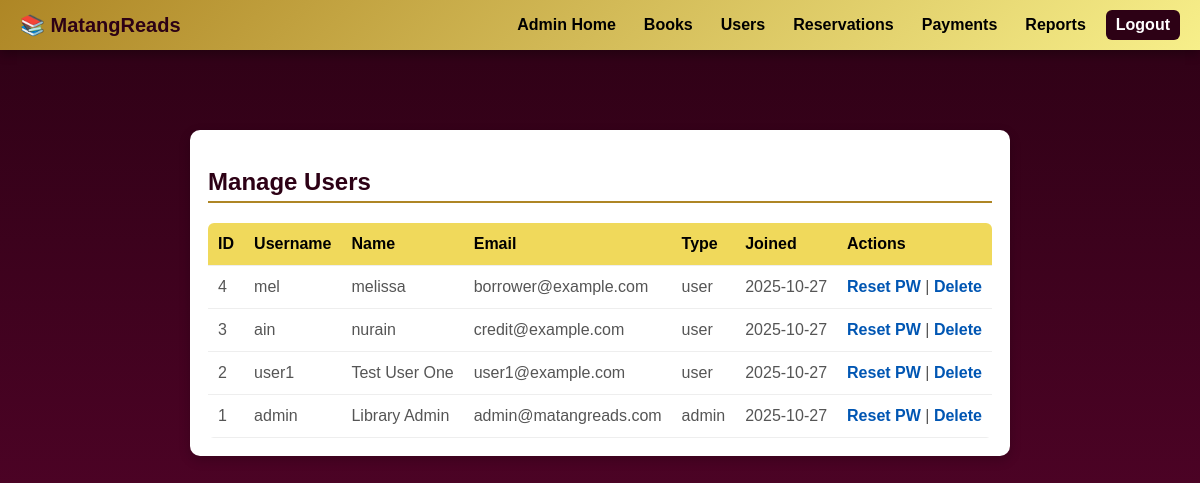
/admin/manage_users.php (signed in), run on the app's committed database.
### tables this page shows
CREATE TABLE users (
  user_id INT AUTO_INCREMENT PRIMARY KEY,
  username VARCHAR(100) NOT NULL UNIQUE,
  password VARCHAR(255) NOT NULL,
  email VARCHAR(255),
  tel_no VARCHAR(20),
  user_type ENUM('admin','user') NOT NULL DEFAULT 'user',
  full_name VARCHAR(150),
  profile_pic VARCHAR(255) NULL,
  credit_balance DECIMAL(8,2) DEFAULT 0.00,
  date_joined TIMESTAMP DEFAULT CURRENT_TIMESTAMP
);

### admin/manage_users.php (the view, shortened to what this page needs)
<?php
require_once '../config.php';
$users = $pdo->query("SELECT user_id, username, email, user_type, full_name, date_joined FROM users ORDER BY user_id DESC")->fetchAll();
?>
<!doctype html>
<html><head><meta charset="utf-8"><title>Manage Users</title>
<link rel="stylesheet" href="../css/style.css">
<link rel="stylesheet" href="../css/admin.css">
</head><body>
<?php include '../navbar.php'; ?>
<div class="admin-grid">
<div class="admin-content" style="max-width: 900px; margin: 40px auto;">
  <h2 style="color: #2d0115; border-bottom: 2px solid #AE8625; padding-bottom: 5px;">Manage Users</h2>
  <table class="simple-table">
    <thead>
        <tr>
            <th>ID</th>
            <th>Username</th>
            <th>Name</th>
            <th>Email</th>
            <th>Type</th>
            <th>Joined</th>
            <th>Actions</th>
        </tr>
    </thead>
    <tbody>
      <?php foreach($users as $u): ?>
      <tr>
        <td><?php echo $u['user_id'];?></td>
        <td><?php echo htmlspecialchars($u['username']);?></td>
        <td><?php echo htmlspecialchars($u['full_name']);?></td>
        <td><?php echo htmlspecialchars($u['email']);?></td>
        <td><?php echo htmlspecialchars($u['user_type']);?></td>
        <td><?php echo date('Y-m-d', strtotime($u['date_joined']));?></td>
        <td>
          <a onclick="return confirm('Reset password for <?php echo $u['username'];?>? (Set to: password123)')" href="manage_users.php?reset=<?php echo $u['user_id'];?>&msg=reset">Reset PW</a> |
          <a onclick="return confirm('Are you sure you want to delete <?php echo $u['username'];?>?')" href="manage_users.php?delete=<?php echo $u['user_id'];?>&msg=deleted">Delete</a>
        </td>
      </tr>
      <?php endforeach; ?>
    </tbody>
  </table>
</div>
</div>
</body></html>

### css/style.css (style rules this page uses)
body { margin: 0; min-height: 100vh; background: linear-gradient(to bottom, #2d0115, #5f042f); font-family: Arial, sans-serif; }
.form-container, .admin-content, .add-form, .receipt-container { background: #fff; color: #000; padding: 18px; border-radius: 10px; box-shadow: 0 4px 12px rgba(0,0,0,0.2); }
.simple-table { width:100%; border-collapse:collapse; margin-top:10px; background:white; color:#000; border-radius:6px; overflow:hidden; }
.simple-table th, .simple-table td { padding:12px 10px; border-bottom:1px solid #eee; text-align:left; }
.simple-table thead { background:#f0d95b; }

### css/admin.css (style rules this page uses)
body { margin: 0; background: linear-gradient(to bottom, #2d0115, #5f042f); color: #fff; font-family: Arial, sans-serif; min-height: 100vh; align-items: center; }
a { color: #F7EF8A; text-decoration: none; transition: color 0.2s; }
.admin-grid { max-width: 1100px; margin: 40px auto; padding: 0 20px; display: table }
.simple-table td a { color: #0056b3; text-decoration: none; font-weight: 600; white-space: nowrap; }
.simple-table td { color: #555; }
.simple-table td a { color: #0056b3; text-decoration: none; font-weight: 600; }

### data on the page
users: user_id "4", username "mel", full_name "melissa", email "borrower@example.com", user_type "user", date_joined "2025-10-27"
users: user_id "3", username "ain", full_name "nurain", email "credit@example.com", user_type "user", date_joined "2025-10-27"
users: user_id "2", username "user1", full_name "Test User One", email "user1@example.com", user_type "user", date_joined "2025-10-27"
users: user_id "1", username "admin", full_name "Library Admin", email "admin@matangreads.com", user_type "admin", date_joined "2025-10-27"
